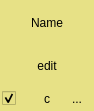
<?xml version="1.0" encoding="UTF-8"?>
<ui version="4.0">
 <class>Form</class>
 <widget class="QWidget" name="Form">
  <property name="enabled">
   <bool>true</bool>
  </property>
  <property name="geometry">
   <rect>
    <x>0</x>
    <y>0</y>
    <width>94</width>
    <height>111</height>
   </rect>
  </property>
  <property name="sizePolicy">
   <sizepolicy hsizetype="Minimum" vsizetype="Minimum">
    <horstretch>0</horstretch>
    <verstretch>0</verstretch>
   </sizepolicy>
  </property>
  <property name="windowTitle">
   <string>Form</string>
  </property>
  <property name="autoFillBackground">
   <bool>false</bool>
  </property>
  <property name="styleSheet">
   <string notr="true">background-color:#E7E186; color:black</string>
  </property>
  <layout class="QVBoxLayout" name="verticalLayout">
   <property name="spacing">
    <number>0</number>
   </property>
   <property name="sizeConstraint">
    <enum>QLayout::SizeConstraint::SetDefaultConstraint</enum>
   </property>
   <property name="leftMargin">
    <number>0</number>
   </property>
   <property name="topMargin">
    <number>0</number>
   </property>
   <property name="rightMargin">
    <number>0</number>
   </property>
   <property name="bottomMargin">
    <number>0</number>
   </property>
   <item>
    <widget class="QWidget" name="widget" native="true">
     <property name="sizePolicy">
      <sizepolicy hsizetype="Preferred" vsizetype="Preferred">
       <horstretch>0</horstretch>
       <verstretch>0</verstretch>
      </sizepolicy>
     </property>
     <property name="maximumSize">
      <size>
       <width>16777215</width>
       <height>16777215</height>
      </size>
     </property>
     <property name="layoutDirection">
      <enum>Qt::LayoutDirection::LeftToRight</enum>
     </property>
     <layout class="QVBoxLayout" name="verticalLayout_2">
      <property name="spacing">
       <number>2</number>
      </property>
      <property name="leftMargin">
       <number>2</number>
      </property>
      <property name="topMargin">
       <number>2</number>
      </property>
      <property name="rightMargin">
       <number>2</number>
      </property>
      <property name="bottomMargin">
       <number>2</number>
      </property>
      <item alignment="Qt::AlignmentFlag::AlignHCenter">
       <widget class="QLabel" name="label">
        <property name="sizePolicy">
         <sizepolicy hsizetype="Minimum" vsizetype="Minimum">
          <horstretch>0</horstretch>
          <verstretch>0</verstretch>
         </sizepolicy>
        </property>
        <property name="font">
         <font>
          <pointsize>9</pointsize>
         </font>
        </property>
        <property name="text">
         <string>Name</string>
        </property>
        <property name="alignment">
         <set>Qt::AlignmentFlag::AlignLeading|Qt::AlignmentFlag::AlignLeft|Qt::AlignmentFlag::AlignVCenter</set>
        </property>
       </widget>
      </item>
      <item>
       <widget class="QToolButton" name="toolButton_modify">
        <property name="sizePolicy">
         <sizepolicy hsizetype="MinimumExpanding" vsizetype="Minimum">
          <horstretch>0</horstretch>
          <verstretch>0</verstretch>
         </sizepolicy>
        </property>
        <property name="font">
         <font>
          <pointsize>9</pointsize>
         </font>
        </property>
        <property name="toolTip">
         <string>Modify this filter in Analysis View</string>
        </property>
        <property name="text">
         <string>edit</string>
        </property>
        <property name="icon">
         <iconset theme="tools-wizard"/>
        </property>
        <property name="toolButtonStyle">
         <enum>Qt::ToolButtonStyle::ToolButtonTextBesideIcon</enum>
        </property>
        <property name="autoRaise">
         <bool>true</bool>
        </property>
       </widget>
      </item>
      <item>
       <layout class="QHBoxLayout" name="horizontalLayout_2">
        <property name="spacing">
         <number>0</number>
        </property>
        <property name="sizeConstraint">
         <enum>QLayout::SizeConstraint::SetDefaultConstraint</enum>
        </property>
        <property name="leftMargin">
         <number>0</number>
        </property>
        <property name="topMargin">
         <number>0</number>
        </property>
        <property name="rightMargin">
         <number>0</number>
        </property>
        <property name="bottomMargin">
         <number>0</number>
        </property>
        <item>
         <widget class="QCheckBox" name="checkBox">
          <property name="sizePolicy">
           <sizepolicy hsizetype="Minimum" vsizetype="Fixed">
            <horstretch>0</horstretch>
            <verstretch>0</verstretch>
           </sizepolicy>
          </property>
          <property name="toolTip">
           <string>Use this filter</string>
          </property>
          <property name="layoutDirection">
           <enum>Qt::LayoutDirection::LeftToRight</enum>
          </property>
          <property name="text">
           <string/>
          </property>
          <property name="checked">
           <bool>true</bool>
          </property>
          <property name="tristate">
           <bool>false</bool>
          </property>
         </widget>
        </item>
        <item>
         <widget class="QToolButton" name="toolButton_toggle">
          <property name="sizePolicy">
           <sizepolicy hsizetype="Minimum" vsizetype="Minimum">
            <horstretch>0</horstretch>
            <verstretch>0</verstretch>
           </sizepolicy>
          </property>
          <property name="toolTip">
           <string>Activate/Deactivate filter for all datasets</string>
          </property>
          <property name="text">
           <string>c</string>
          </property>
          <property name="icon">
           <iconset theme="object-columns"/>
          </property>
          <property name="autoRaise">
           <bool>true</bool>
          </property>
         </widget>
        </item>
        <item>
         <widget class="QToolButton" name="toolButton_opt">
          <property name="sizePolicy">
           <sizepolicy hsizetype="Minimum" vsizetype="Fixed">
            <horstretch>0</horstretch>
            <verstretch>0</verstretch>
           </sizepolicy>
          </property>
          <property name="maximumSize">
           <size>
            <width>50</width>
            <height>16777215</height>
           </size>
          </property>
          <property name="text">
           <string>...</string>
          </property>
          <property name="icon">
           <iconset theme="preferences-activities"/>
          </property>
          <property name="popupMode">
           <enum>QToolButton::ToolButtonPopupMode::InstantPopup</enum>
          </property>
          <property name="toolButtonStyle">
           <enum>Qt::ToolButtonStyle::ToolButtonIconOnly</enum>
          </property>
          <property name="autoRaise">
           <bool>true</bool>
          </property>
          <property name="arrowType">
           <enum>Qt::ArrowType::NoArrow</enum>
          </property>
         </widget>
        </item>
       </layout>
      </item>
     </layout>
    </widget>
   </item>
  </layout>
 </widget>
 <resources/>
 <connections/>
</ui>
